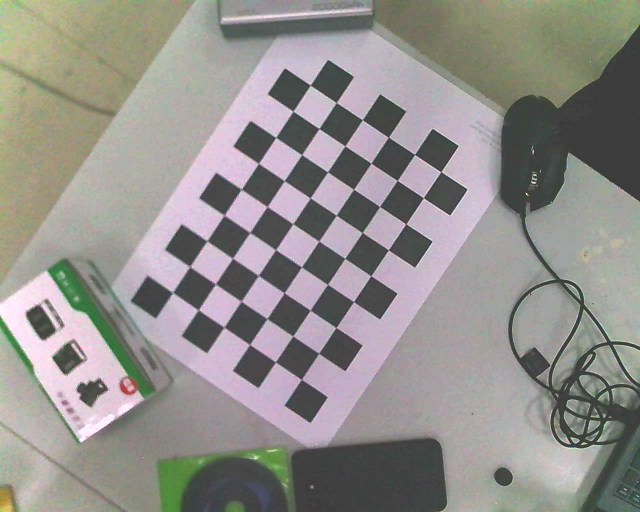
#> input picture Locate_2D/calibration_sources/Sample/chessboard_image/000000.png, 1280 x 1024 px, found by its file name (shown at 1/2 size); its folder holds only this picture in this run
$ python distortion_fixing.py
#> lines starting #> are read from the running program, lines starting #| are printed output that depends on the picture; after the words box and inside, x2 and y2 are one past the last pixel; in counts of white or black regions, pixels touching at a corner belong together; long printed decimals are rounded
import cv2
import numpy as np
import os


images_dir = r"Locate_2D\calibration_sources\Sample\chessboard_image"


# cam = cv2.VideoCapture(1)
# cam.set(cv2.CAP_PROP_FRAME_WIDTH,640)
# cam.set(cv2.CAP_PROP_FRAME_HEIGHT,480)

points_xyz = np.zeros(shape=(9*6,3),dtype=np.float32)
points_xyz[:,:2] = np.mgrid[0:9, 0:6].T.reshape(-1, 2)


image_points = []
objests_points = []
criteria = (cv2.TERM_CRITERIA_EPS + cv2.TERM_CRITERIA_MAX_ITER, 30, 0.001)

for file in os.listdir(images_dir):

    image = cv2.imread(os.path.join(images_dir,file))
#> image is the input picture: shape (1024, 1280, 3); mean B, G, R 139.5, 143.5, 146.1
    image_gray = cv2.cvtColor(image,cv2.COLOR_BGR2GRAY)
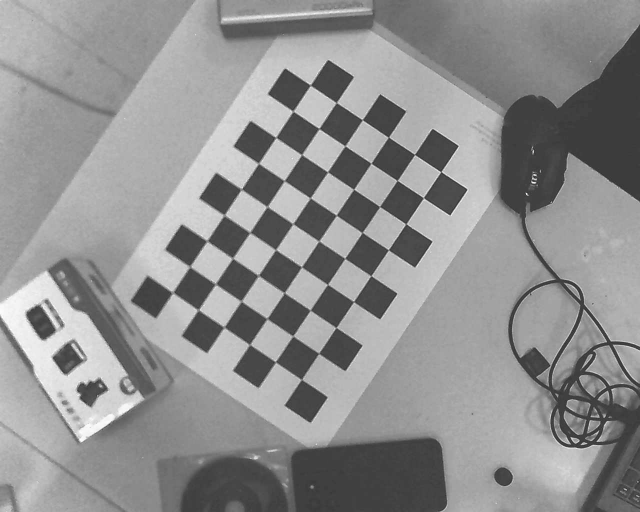
#> image_gray: shape (1024, 1280) (shown at 1/2 size); min 28, max 255, mean 143.7
    image_gray = cv2.GaussianBlur(image_gray,(3,3),0.5,None)

    chessboard_find,points = cv2.findChessboardCorners(image_gray,(9,6),None)
#> chessboard_find = True; points = 54 rows, first 8: [346, 585.5], [380, 533.5], [414.5, 482], [448.5, 430.5], [483, 378.5], [517.5, 327], [552.5, 276], [586.5, 223]

    if chessboard_find:

        objests_points.append(points_xyz)
        image_points.append(points)
        points2 = cv2.cornerSubPix(image_gray, points, (11,11), (-1,-1), criteria)
#> points2 = 54 rows, first 8: [345.7, 585.4], [380.1, 533.5], [414.6, 482.2], [449, 430.4], [483.3, 378.7], [517.6, 327.1], [552.2, 275.4], [586.4, 222.8]
        image = cv2.drawChessboardCorners(image,(9,6),points,True)
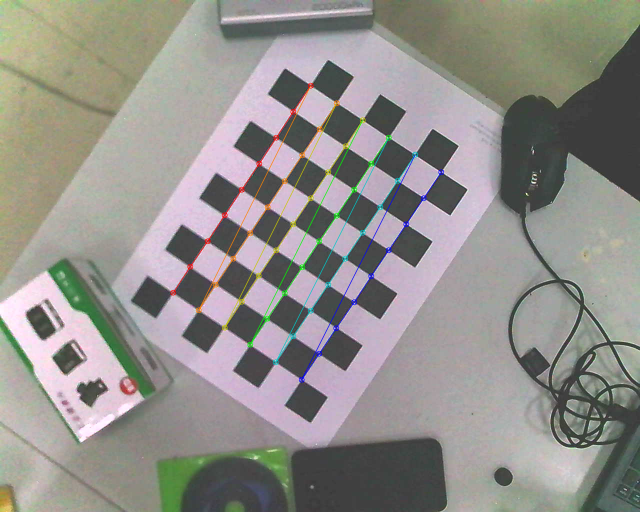
#> image: shape (1024, 1280, 3) (shown at 1/2 size); 1.43% of pixels changed, all inside (x1, y1, x2, y2) = (340, 165, 889, 766)

    else:
        print(file,"Not Found!")

    cv2.imshow("wow",image)
    cv2.waitKey(50)

ret, mtx, dist, rvecs, tvecs = cv2.calibrateCamera(objests_points,image_points,image_gray[::-1].shape,None,None)
#> ret = 0.244; mtx = [[11858.9, 0, 355.6], [0, 11601.9, 733.1], [0, 0, 1]]; dist = [[11.02, -902, 0.162, -0.147, -1.06]]; rvecs = ([-0.138, 0.207, -0.974],); tvecs = ([-0.153, -2.37, 185.6],)

print(mtx)
#| [[1.18588845e+04 0.00000000e+00 3.55628125e+02]
#|  [0.00000000e+00 1.16018835e+04 7.33051681e+02]
#|  [0.00000000e+00 0.00000000e+00 1.00000000e+00]]

angel_x = np.rad2deg(np.arctan(1280/2/mtx[0][0])*2)
#> angel_x = 6.18
angel_y = np.rad2deg(np.arctan(1024/2/mtx[1][1])*2)
#> angel_y = 5.05

print(angel_x,angel_y)
#| 6.178 5.054

h,w = image_gray.shape
#> h = 1024; w = 1280
newcameramtx, roi = cv2.getOptimalNewCameraMatrix(mtx, dist, (w, h), 1, (w, h))
#> newcameramtx = [[11417.2, 0, 335.6], [0, 11104.2, 750.1], [0, 0, 1]]; roi = (8, 54, 1212, 957)

for file in os.listdir(images_dir):
    image = cv2.imread(os.path.join(images_dir, file))
    dst = cv2.undistort(image, mtx, dist, None, newcameramtx)
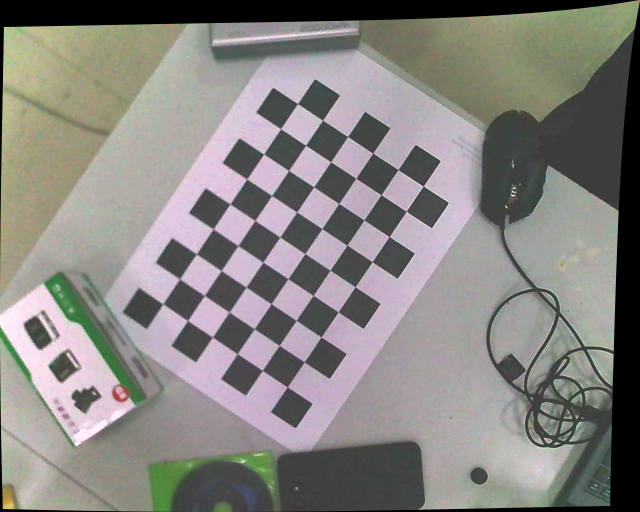
#> dst: shape (1024, 1280, 3) (shown at 1/2 size); mean B, G, R 128.5, 132.2, 134.6
    cv2.imwrite(f"{os.path.join(images_dir, file)}_calibresult.png", dst)

$ run again, on Locate_2D/calibration_sources/Sample/chessboard_image/000004.png
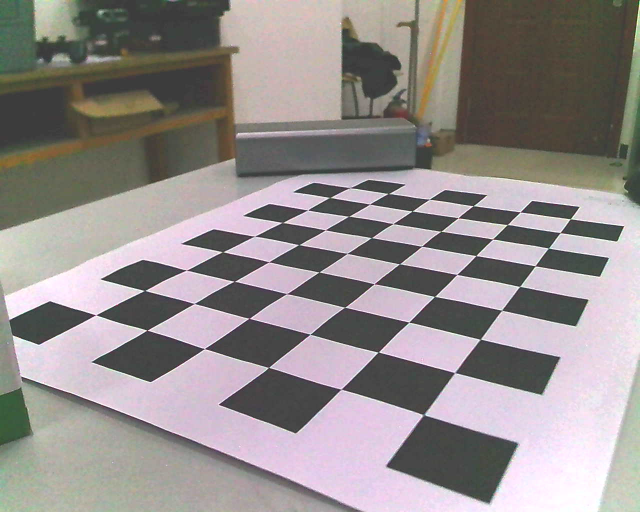
#> input picture Locate_2D/calibration_sources/Sample/chessboard_image/000004.png, 1280 x 1024 px, found by its file name (shown at 1/2 size)
#> image is the input picture: shape (1024, 1280, 3); mean B, G, R 140.4, 141.3, 147.8
#> chessboard_find = True; points = 54 rows, first 8: [198, 630], [290.4, 581.3], [373, 540.6], [445.9, 504], [510.1, 472.4], [565.7, 445.7], [616.1, 420.6], [660.6, 395.5]
#> points2 = 54 rows, first 8: [191.7, 630.2], [289.6, 581.5], [373.3, 540.7], [445.6, 504.1], [509.4, 472.8], [565.3, 445.5], [615.6, 420.4], [660.1, 395.4]
#> `image = cv2.drawChessboardCorners(image,(9,6),points,True)`:
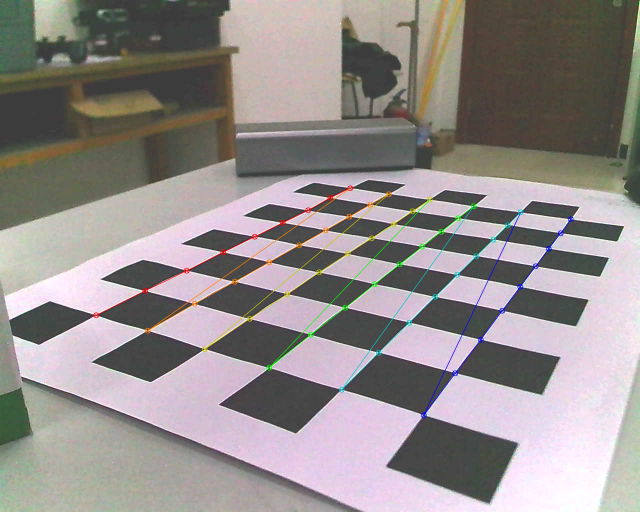
#> image: shape (1024, 1280, 3) (shown at 1/2 size); 1.38% of pixels changed, all inside (x1, y1, x2, y2) = (186, 370, 1148, 837)
#> ret = 0.651; mtx = [[1257.7, 0, 616.7], [0, 1192.7, 653.4], [0, 0, 1]]; dist = [[0.0707, -0.443, 0.00232, 0.00594, 0.745]]; rvecs = ([-0.978, -0.549, -0.937],); tvecs = ([-3.07, -0.178, 9.05],)
#| [[1.25773491e+03 0.00000000e+00 6.16743296e+02]
#|  [0.00000000e+00 1.19272664e+03 6.53362424e+02]
#|  [0.00000000e+00 0.00000000e+00 1.00000000e+00]]
#> angel_x = 53.94
#> angel_y = 46.46
#| 53.939 46.465
#> newcameramtx = [[1258.8, 0, 622.9], [0, 1189.7, 654.4], [0, 0, 1]]; roi = (11, 20, 1251, 998)
#> `dst = cv2.undistort(image, mtx, dist, None, newcameramtx)`:
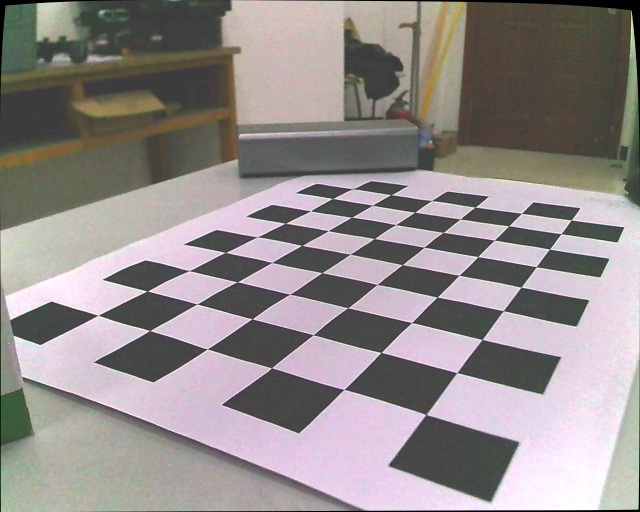
#> dst: shape (1024, 1280, 3) (shown at 1/2 size); mean B, G, R 139.3, 140.1, 146.6

$ run again, on Locate_2D/calibration_sources/Sample/chessboard_image/000005.png
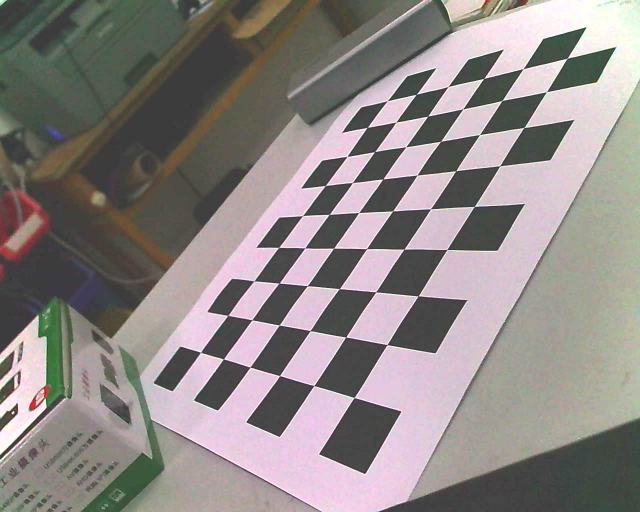
#> input picture Locate_2D/calibration_sources/Sample/chessboard_image/000005.png, 1280 x 1024 px, found by its file name (shown at 1/2 size)
#> image is the input picture: shape (1024, 1280, 3); mean B, G, R 133.3, 134.9, 141.7
#> chessboard_find = True; points = 54 rows, first 8: [401.7, 705.4], [454.8, 631.4], [507.8, 562.4], [558.4, 495.1], [605.7, 431.8], [651.5, 371.5], [694.5, 313.2], [735.6, 254.8]
#> points2 = 54 rows, first 8: [401.6, 705], [456.1, 631.2], [508.4, 562.2], [557.8, 495.2], [605.6, 431.8], [651, 371.5], [694.4, 313.3], [735.1, 255.1]
#> `image = cv2.drawChessboardCorners(image,(9,6),points,True)`:
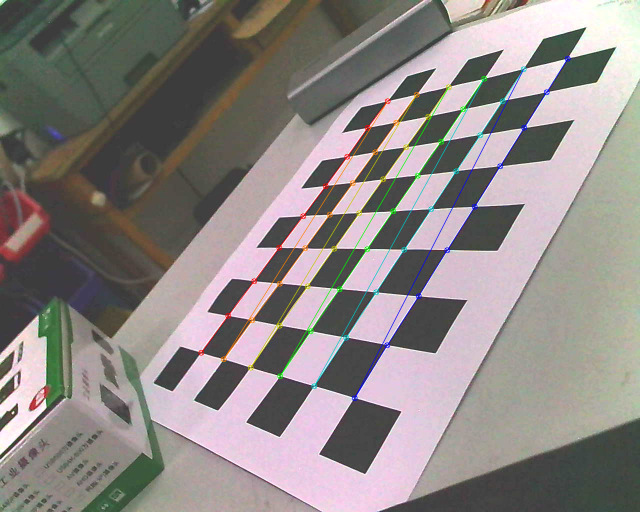
#> image: shape (1024, 1280, 3) (shown at 1/2 size); 1.81% of pixels changed, all inside (x1, y1, x2, y2) = (396, 111, 1142, 803)
#> ret = 0.55; mtx = [[1254.1, 0, 587.5], [0, 1320.1, 654.6], [0, 0, 1]]; dist = [[0.0899, -0.278, 0.01, -0.00694, 0.253]]; rvecs = ([-1.07, 0.192, -1.01],); tvecs = ([-2.03, 0.519, 13.72],)
#| [[1.25414188e+03 0.00000000e+00 5.87510626e+02]
#|  [0.00000000e+00 1.32013936e+03 6.54624909e+02]
#|  [0.00000000e+00 0.00000000e+00 1.00000000e+00]]
#> angel_x = 54.07
#> angel_y = 42.4
#| 54.071 42.396
#> newcameramtx = [[1248.4, 0, 578.7], [0, 1308, 662.8], [0, 0, 1]]; roi = (8, 11, 1258, 1005)
#> `dst = cv2.undistort(image, mtx, dist, None, newcameramtx)`:
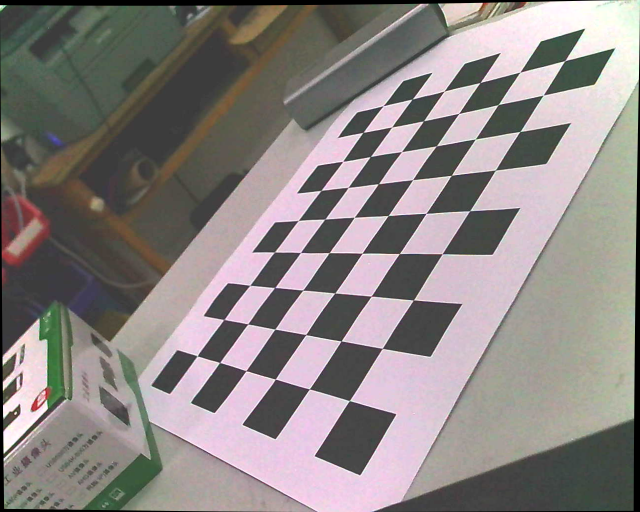
#> dst: shape (1024, 1280, 3) (shown at 1/2 size); mean B, G, R 131.1, 132.7, 139.3

$ run again, on Locate_2D/calibration_sources/Sample/chessboard_image/000006.png
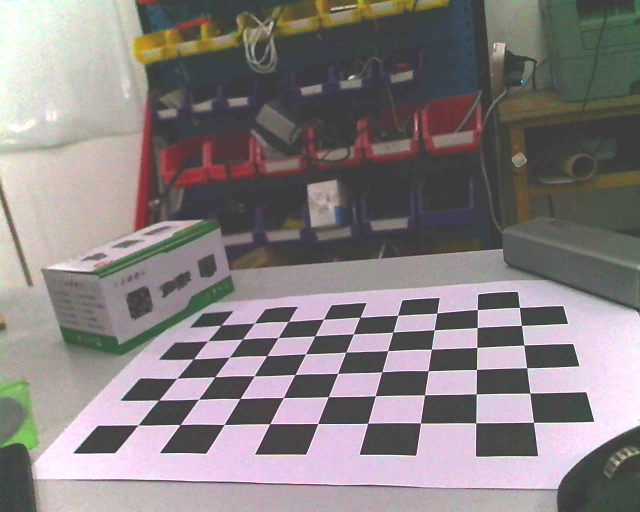
#> input picture Locate_2D/calibration_sources/Sample/chessboard_image/000006.png, 1280 x 1024 px, found by its file name (shown at 1/2 size)
#> image is the input picture: shape (1024, 1280, 3); mean B, G, R 129.3, 128.3, 135.4
#> chessboard_find = True; points = 54 rows, first 8: [442.5, 650.5], [509.2, 646.8], [577, 643.5], [648.7, 638.3], [720.7, 635], [794.7, 631.5], [874, 626.6], [955.2, 619.8]
#> points2 = 54 rows, first 8: [442.5, 650.7], [509.3, 646.6], [577.3, 643.3], [647.5, 638.6], [720.5, 634.8], [795.7, 630.8], [874, 626.6], [955.2, 619.6]
#> `image = cv2.drawChessboardCorners(image,(9,6),points,True)`:
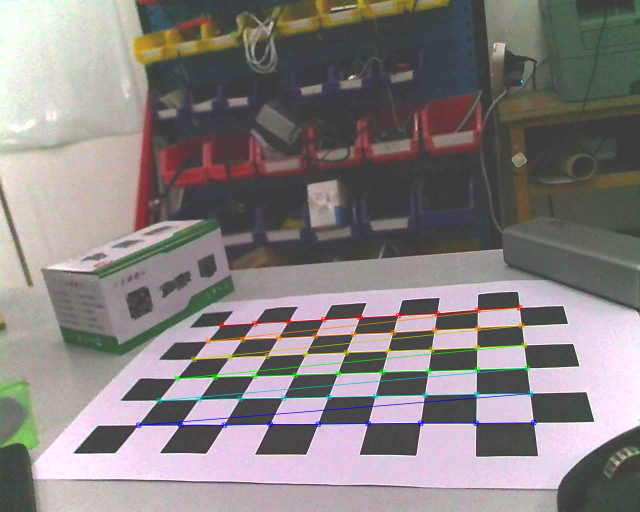
#> image: shape (1024, 1280, 3) (shown at 1/2 size); 2.03% of pixels changed, all inside (x1, y1, x2, y2) = (271, 609, 1074, 857)
#> ret = 0.449; mtx = [[1373.7, 0, 435.1], [0, 6391.8, 545.1], [0, 0, 1]]; dist = [[0.0361, 0.227, -0.000824, -0.0257, -0.988]]; rvecs = ([-1.48, 0.316, 0.268],); tvecs = ([0.109, 0.325, 19.65],)
#| [[1.37370465e+03 0.00000000e+00 4.35093705e+02]
#|  [0.00000000e+00 6.39178789e+03 5.45065055e+02]
#|  [0.00000000e+00 0.00000000e+00 1.00000000e+00]]
#> angel_x = 49.96
#> angel_y = 9.16
#| 49.961 9.160
#> newcameramtx = [[1309.9, 0, 403.4], [0, 5987.9, 542.9], [0, 0, 1]]; roi = (0, 43, 1274, 939)
#> `dst = cv2.undistort(image, mtx, dist, None, newcameramtx)`:
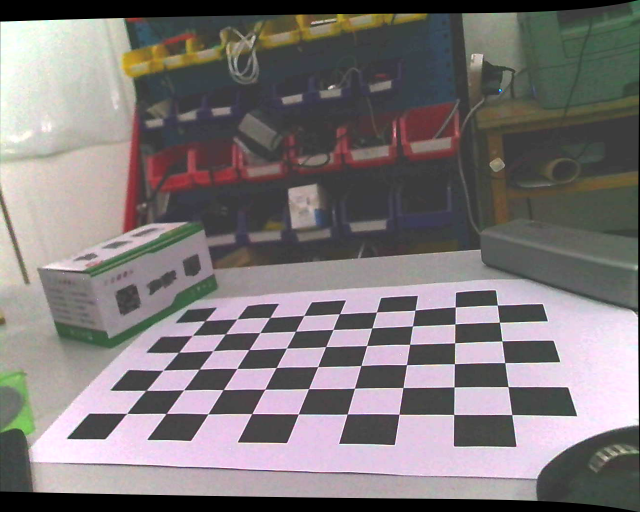
#> dst: shape (1024, 1280, 3) (shown at 1/2 size); mean B, G, R 120.7, 119.8, 126.1
